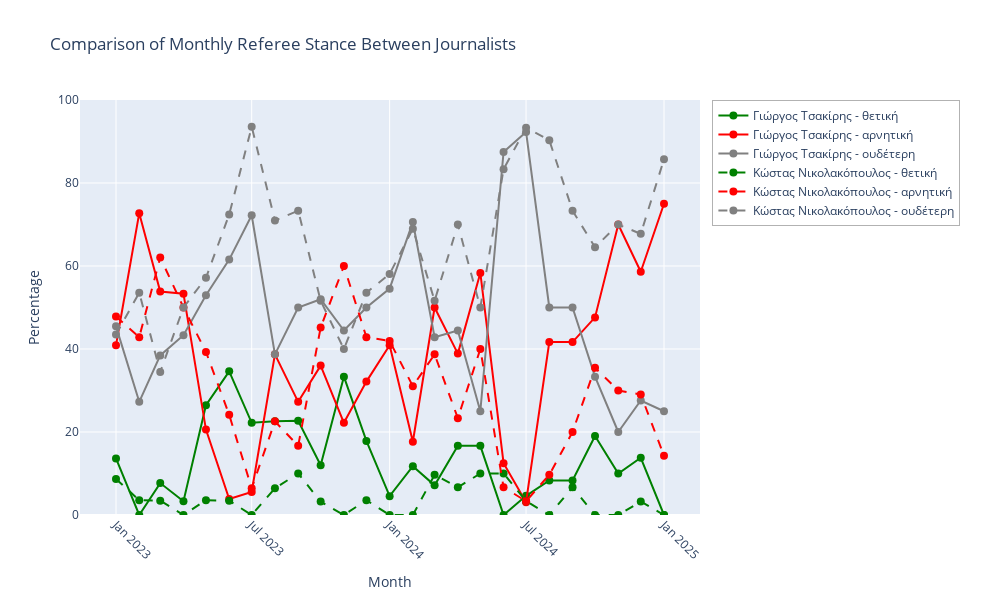

This figure's notebook cell:
### Code cell
# Filter for the two specific journalists and referee predictions
journalists = ['Γιώργος Τσακίρης', 'Κώστας Νικολακόπουλος']
comparison_df = df[
    (df['target_type'] == 'referee') & 
    (df['blogger_name'].isin(journalists))
].copy()

# Create monthly aggregation for each journalist
comparison_df['month'] = comparison_df['published_date'].dt.to_period('M').astype(str)

# Calculate monthly percentages for each journalist
monthly_stances = []

for journalist in journalists:
    journalist_data = comparison_df[comparison_df['blogger_name'] == journalist]
    monthly = journalist_data.groupby('month')['stance'].value_counts(normalize=True).unstack().fillna(0)
    monthly['blogger_name'] = journalist
    monthly_stances.append(monthly)

monthly_stances_df = pd.concat(monthly_stances)

# Create a figure with secondary y-axis
fig = go.Figure()

# Colors for different stances
colors = {'θετική': 'green', 'ουδέτερη': 'gray', 'αρνητική': 'red'}

# Add traces for first journalist
for stance in ['θετική', 'αρνητική', 'ουδέτερη']:
    if stance in monthly_stances_df.columns:
        journalist_data = monthly_stances_df[monthly_stances_df['blogger_name'] == journalists[0]]
        fig.add_trace(
            go.Scatter(
                x=journalist_data.index,
                y=journalist_data[stance] * 100,
                name=f'{journalists[0]} - {stance}',
                mode='lines+markers',
                line=dict(width=2, dash='solid'),
                marker=dict(size=8),
                line_color=colors[stance]
            )
        )

# Add traces for second journalist with dashed lines
for stance in ['θετική', 'αρνητική', 'ουδέτερη']:
    if stance in monthly_stances_df.columns:
        journalist_data = monthly_stances_df[monthly_stances_df['blogger_name'] == journalists[1]]
        fig.add_trace(
            go.Scatter(
                x=journalist_data.index,
                y=journalist_data[stance] * 100,
                name=f'{journalists[1]} - {stance}',
                mode='lines+markers',
                line=dict(width=2, dash='dash'),
                marker=dict(size=8),
                line_color=colors[stance]
            )
        )

# Update layout
fig.update_layout(
    title='Comparison of Monthly Referee Stance Between Journalists',
    xaxis_title='Month',
    yaxis_title='Percentage',
    height=600,
    width=1000,
    hovermode='x unified',
    legend=dict(
        yanchor="top",
        y=1.0,
        xanchor="left",
        x=1.02,
        bgcolor="rgba(255, 255, 255, 0.8)",
        bordercolor="rgba(0, 0, 0, 0.3)",
        borderwidth=1
    ),
    margin=dict(r=300),  # Increased right margin for legend
    showlegend=True
)

fig.update_xaxes(tickangle=45)
fig.update_yaxes(range=[0, 100])

fig.show()

# Add statistical correlation analysis
print("\nCorrelation Analysis:")
print("-" * 40)

# Pivot the data to calculate correlations
pivot_df = comparison_df.pivot_table(
    index='month',
    columns='blogger_name',
    values='stance',
    aggfunc=lambda x: (x == 'αρνητική').mean() * 100  # Percentage of negative stances
).fillna(0)

correlation = pivot_df.corr().iloc[0,1]
print(f"\nCorrelation coefficient for negative stances: {correlation:.2f}")

# Basic statistics
print("\nStance Distribution:")
print(comparison_df.groupby('blogger_name')['stance'].value_counts(normalize=True).unstack() * 100)

### Figure 1 — Plotly figure (JSON) as saved in the notebook; plotly's stock layout.template omitted (floating-point values rounded to 4 significant figures)
{"data": [{"line": {"color": "green", "dash": "solid", "width": 2}, "marker": {"size": 8}, "mode": "lines+markers", "name": "Γιώργος Τσακίρης - θετική", "type": "scatter", "x": ["2023-01", "2023-02", "2023-03", "2023-04", "2023-05", "2023-06", "2023-07", "2023-08", "2023-09", "2023-10", "2023-11", "2023-12", "2024-01", "2024-02", "2024-03", "2024-04", "2024-05", "2024-06", "2024-07", "2024-08", "2024-09", "2024-10", "2024-11", "2024-12", "2025-01"], "y": [13.64, 0, 7.692, 3.333, 26.47, 34.62, 22.22, 22.58, 22.73, 12, 33.33, 17.86, 4.545, 11.76, 7.143, 16.67, 16.67, 0, 4.615, 8.333, 8.333, 19.05, 10, 13.79, 0]}, {"line": {"color": "red", "dash": "solid", "width": 2}, "marker": {"size": 8}, "mode": "lines+markers", "name": "Γιώργος Τσακίρης - αρνητική", "type": "scatter", "x": ["2023-01", "2023-02", "2023-03", "2023-04", "2023-05", "2023-06", "2023-07", "2023-08", "2023-09", "2023-10", "2023-11", "2023-12", "2024-01", "2024-02", "2024-03", "2024-04", "2024-05", "2024-06", "2024-07", "2024-08", "2024-09", "2024-10", "2024-11", "2024-12", "2025-01"], "y": [40.91, 72.73, 53.85, 53.33, 20.59, 3.846, 5.556, 38.71, 27.27, 36, 22.22, 32.14, 40.91, 17.65, 50, 38.89, 58.33, 12.5, 3.077, 41.67, 41.67, 47.62, 70, 58.62, 75]}, {"line": {"color": "gray", "dash": "solid", "width": 2}, "marker": {"size": 8}, "mode": "lines+markers", "name": "Γιώργος Τσακίρης - ουδέτερη", "type": "scatter", "x": ["2023-01", "2023-02", "2023-03", "2023-04", "2023-05", "2023-06", "2023-07", "2023-08", "2023-09", "2023-10", "2023-11", "2023-12", "2024-01", "2024-02", "2024-03", "2024-04", "2024-05", "2024-06", "2024-07", "2024-08", "2024-09", "2024-10", "2024-11", "2024-12", "2025-01"], "y": [45.45, 27.27, 38.46, 43.33, 52.94, 61.54, 72.22, 38.71, 50, 52, 44.44, 50, 54.55, 70.59, 42.86, 44.44, 25, 87.5, 92.31, 50, 50, 33.33, 20, 27.59, 25]}, {"line": {"color": "green", "dash": "dash", "width": 2}, "marker": {"size": 8}, "mode": "lines+markers", "name": "Κώστας Νικολακόπουλος - θετική", "type": "scatter", "x": ["2023-01", "2023-02", "2023-03", "2023-04", "2023-05", "2023-06", "2023-07", "2023-08", "2023-09", "2023-10", "2023-11", "2023-12", "2024-01", "2024-02", "2024-03", "2024-04", "2024-05", "2024-06", "2024-07", "2024-08", "2024-09", "2024-10", "2024-11", "2024-12", "2025-01"], "y": [8.696, 3.571, 3.448, 0, 3.571, 3.448, 0, 6.452, 10, 3.226, 0, 3.571, 0, 0, 9.677, 6.667, 10, 10, 3.333, 0, 6.667, 0, 0, 3.226, 0]}, {"line": {"color": "red", "dash": "dash", "width": 2}, "marker": {"size": 8}, "mode": "lines+markers", "name": "Κώστας Νικολακόπουλος - αρνητική", "type": "scatter", "x": ["2023-01", "2023-02", "2023-03", "2023-04", "2023-05", "2023-06", "2023-07", "2023-08", "2023-09", "2023-10", "2023-11", "2023-12", "2024-01", "2024-02", "2024-03", "2024-04", "2024-05", "2024-06", "2024-07", "2024-08", "2024-09", "2024-10", "2024-11", "2024-12", "2025-01"], "y": [47.83, 42.86, 62.07, 50, 39.29, 24.14, 6.452, 22.58, 16.67, 45.16, 60, 42.86, 41.94, 31.03, 38.71, 23.33, 40, 6.667, 3.333, 9.677, 20, 35.48, 30, 29.03, 14.29]}, {"line": {"color": "gray", "dash": "dash", "width": 2}, "marker": {"size": 8}, "mode": "lines+markers", "name": "Κώστας Νικολακόπουλος - ουδέτερη", "type": "scatter", "x": ["2023-01", "2023-02", "2023-03", "2023-04", "2023-05", "2023-06", "2023-07", "2023-08", "2023-09", "2023-10", "2023-11", "2023-12", "2024-01", "2024-02", "2024-03", "2024-04", "2024-05", "2024-06", "2024-07", "2024-08", "2024-09", "2024-10", "2024-11", "2024-12", "2025-01"], "y": [43.48, 53.57, 34.48, 50, 57.14, 72.41, 93.55, 70.97, 73.33, 51.61, 40, 53.57, 58.06, 68.97, 51.61, 70, 50, 83.33, 93.33, 90.32, 73.33, 64.52, 70, 67.74, 85.71]}], "layout": {"height": 600, "hovermode": "x unified", "legend": {"bgcolor": "rgba(255, 255, 255, 0.8)", "bordercolor": "rgba(0, 0, 0, 0.3)", "borderwidth": 1, "x": 1.02, "xanchor": "left", "y": 1, "yanchor": "top"}, "margin": {"r": 300}, "showlegend": true, "title": {"text": "Comparison of Monthly Referee Stance Between Journalists"}, "width": 1000, "xaxis": {"tickangle": 45, "title": {"text": "Month"}}, "yaxis": {"range": [0, 100], "title": {"text": "Percentage"}}}}
